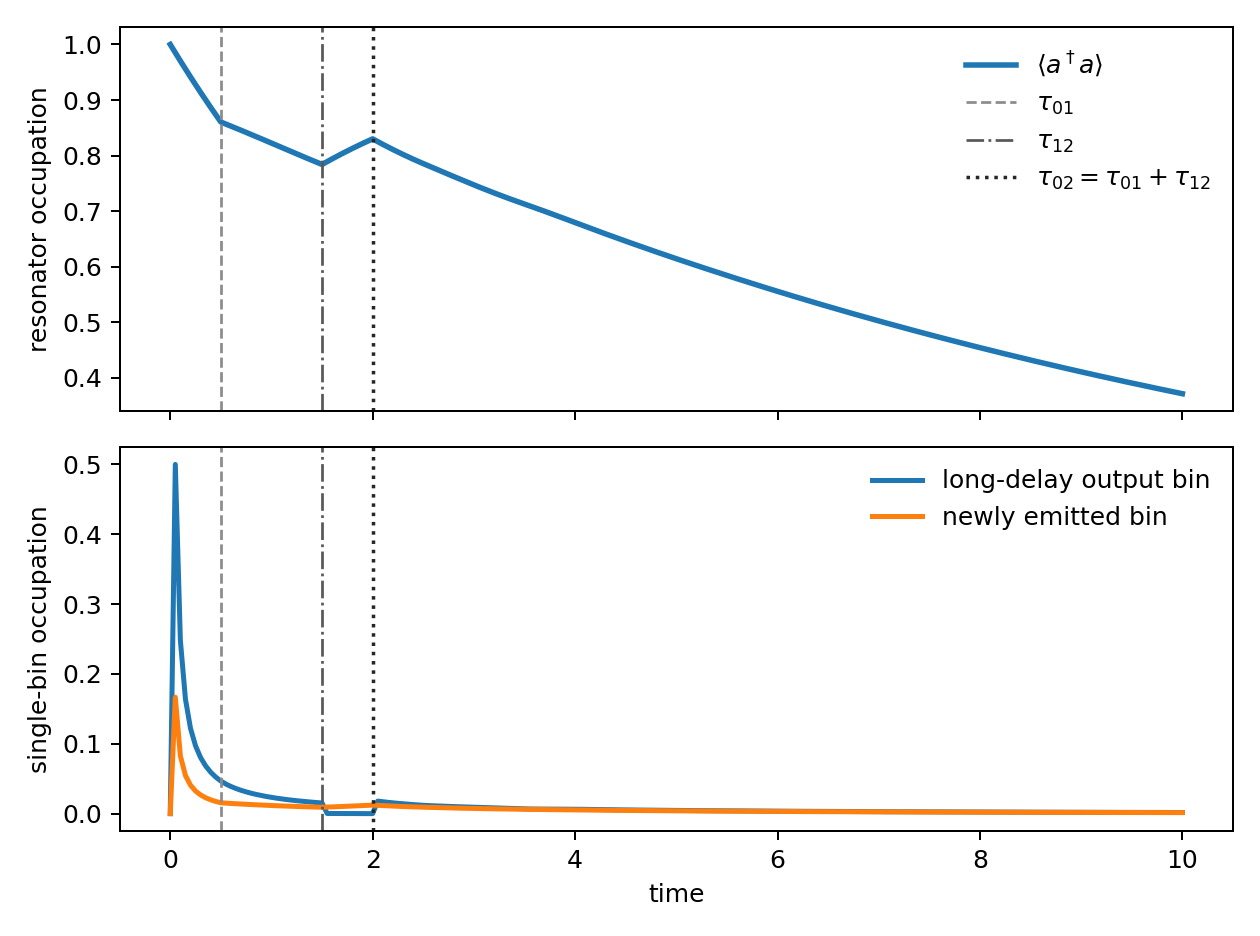

Python code for this plot:
from __future__ import annotations

import numpy as np
import matplotlib.pyplot as plt

import wqedmps as qmps


def fock_state(d: int, n: int) -> np.ndarray:
    state = np.zeros((1, d, 1), dtype=complex)
    state[:, n, :] = 1.0
    return state


def run_example():
    """
    Small smoke example for a giant Kerr resonator in one chiral waveguide.

    The active non-Markovian block is

        [long_delay_bin | short_delay_bin | resonator | current_bin]

    with a single shared waveguide time-bin chain.
    """
    params = qmps.InputParams(
        delta_t=0.05,
        tmax=10,
        d_sys_total=np.array([4]),
        d_t_total=np.array([3]),
        bond_max=24,
        gamma_l=0.0,
        gamma_r=0.5,
        U=0.35,
        phase=0,
        atol=1e-12,
    )

    tau01 = 0.5
    tau12 = 1.5
    tau02 = tau01 + tau12
    delta = 0
    U = 0.35

    psi0 = fock_state(params.d_sys, 1)
    n_op = qmps.num_op(params.d_sys)
    bin_n_op = qmps.num_op(params.d_t)

    ham = qmps.hamiltonian_1nho_giant_chiral_2delay_nmar(
        params,
        delta=delta,
        U=U,
        gamma0=0.1,
        gamma1=0.1,
        gamma2=0.1,
        phase_short=3.14,
        phase_long=0,
    )

    H = ham(0) if callable(ham) else ham
    hermiticity_error = float(np.linalg.norm(H - H.conj().T))
    if hermiticity_error > 1.0e-12:
        raise AssertionError(f"Hamiltonian is not Hermitian: {hermiticity_error}")

    bins = qmps.t_evol_nmar_2delay(
        ham,
        psi0,
        None,
        params,
        tau_short=tau01,
        tau_long=tau02,
    )

    nbar = np.array(
        [qmps.expectation_1bin(state, n_op).real for state in bins.system_states]
    )
    emitted_n = np.array(
        [
            qmps.expectation_1bin(state, bin_n_op).real
            for state in bins.output_field_states
        ]
    )
    loop_n = np.array(
        [
            qmps.expectation_1bin(state, bin_n_op).real
            for state in bins.loop_field_states
        ]
    )
    if not np.all(np.isfinite(nbar)):
        raise AssertionError("Non-finite resonator occupation encountered.")

    # Sanity check: if the delayed coupling points are switched off, the new
    # two-delay Hamiltonian must reduce to the existing single-channel
    # Markovian Kerr-resonator Hamiltonian for local system observables.
    ham_current_only = qmps.hamiltonian_1nho_giant_chiral_2delay_nmar(
        params,
        delta=delta,
        U=U,
        gamma0=params.gamma_r,
        gamma1=0.0,
        gamma2=0.0,
        phase_short=np.pi / 5,
    )
    bins_current_only = qmps.t_evol_nmar_2delay(
        ham_current_only,
        psi0,
        None,
        params,
        tau_short=tau01,
        tau_long=tau02,
    )

    ham_markov = qmps.hamiltonian_1nho_single_channel(
        params,
        delta=delta,
        U=U,
        gamma=params.gamma_r,
    )
    bins_markov = qmps.t_evol_mar(ham_markov, psi0, None, params)

    current_only_error = max(
        abs(
            qmps.expectation_1bin(state_nm, n_op) - qmps.expectation_1bin(state_m, n_op)
        )
        for state_nm, state_m in zip(
            bins_current_only.system_states,
            bins_markov.system_states,
        )
    )
    if current_only_error > 1.0e-10:
        raise AssertionError(
            "Current-only two-delay limit does not match Markovian evolution: "
            f"{current_only_error}"
        )

    fig, axes = plt.subplots(2, 1, figsize=(7.0, 5.2), sharex=True)

    axes[0].plot(bins.times, nbar, lw=2.2, label=r"$\langle a^\dagger a\rangle$")
    delay_lines = [
        (tau01, r"$\tau_{01}$", "0.55", "--", 1.1),
        (tau12, r"$\tau_{12}$", "0.35", "-.", 1.1),
        (tau02, r"$\tau_{02}=\tau_{01}+\tau_{12}$", "0.15", ":", 1.4),
    ]
    for tau, label, color, linestyle, linewidth in delay_lines:
        axes[0].axvline(
            tau,
            color=color,
            ls=linestyle,
            lw=linewidth,
            label=label,
        )
    axes[0].set_ylabel("resonator occupation")
    axes[0].legend(frameon=False)

    axes[1].plot(bins.times, emitted_n, lw=2.0, label="long-delay output bin")
    axes[1].plot(bins.times, loop_n, lw=2.0, label="newly emitted bin")
    for tau, _, color, linestyle, linewidth in delay_lines:
        axes[1].axvline(tau, color=color, ls=linestyle, lw=linewidth)
    axes[1].set_xlabel("time")
    axes[1].set_ylabel("single-bin occupation")
    axes[1].legend(frameon=False)

    fig.tight_layout()
    fig.savefig("Examples/Example_1NHO_Giant_Chiral_2Delay.png", dpi=180)

    print("times:", np.round(bins.times, 3))
    print("delays:", {"tau01": tau01, "tau12": tau12, "tau02": tau02})
    print("resonator_n:", np.round(nbar, 8))
    print("emitted_bin_n:", np.round(emitted_n, 8))
    print("loop_bin_n:", np.round(loop_n, 8))
    print("bond_dims:", bins.bond_dims)
    print("bond_dims_tau:", bins.bond_dims_tau)
    print("hermiticity_error:", hermiticity_error)
    print("current_only_error:", float(current_only_error))
    return bins


if __name__ == "__main__":
    run_example()
